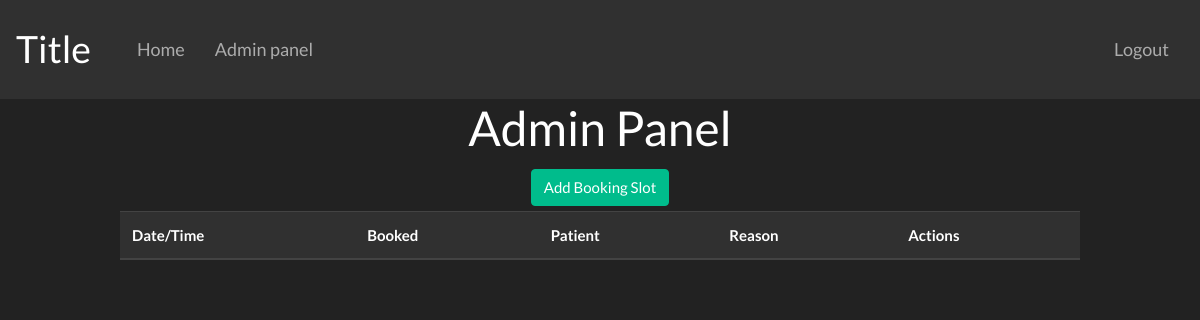
/admin (signed in), run on an earlier commit of the app's database.
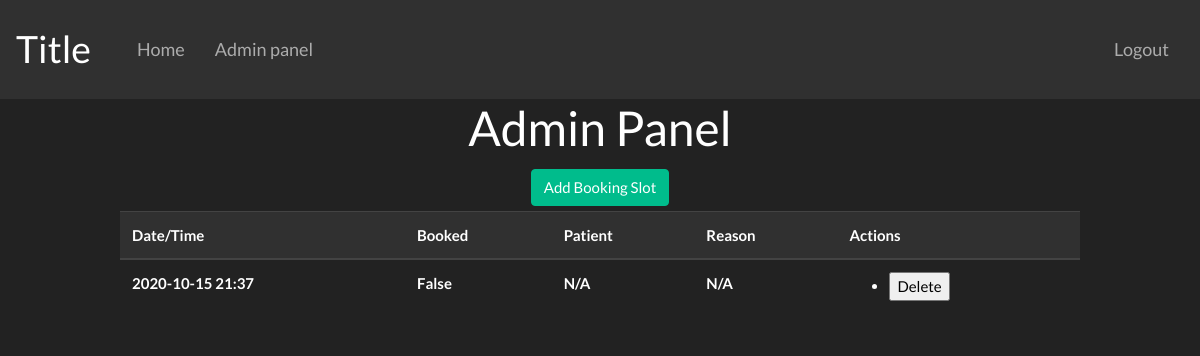
And on a later commit of the database.
### tables this page shows
CREATE TABLE bookings (
    id INTEGER PRIMARY KEY AUTOINCREMENT,
    datetime DATETIME NOT NULL,
    booked BIT NOT NULL,
    patient_id INTEGER,
    reason TEXT,
    FOREIGN KEY (patient_id) REFERENCES user (id)
);

### flaskr/appointments.py (the view)
@bp.route('/admin')
@login_required
def admin():
    db = get_db()
    bookings = db.execute(
        'SELECT p.id, datetime, booked, patient_id, reason'
        ' FROM bookings p'
    ).fetchall()
    users = db.execute(
        'SELECT id, firstname, lastname'
        ' FROM user'
    ).fetchall()
    return render_template('bookings/admin.html', bookings=bookings, users=users)

### flaskr/auth.py (called while the page is built)
@bp.before_app_request
def load_logged_in_user():
    user_id = session.get('user_id')
    if user_id is None:
        g.user = None
    else:
        g.user = get_db().execute(
            'SELECT * FROM user WHERE id = ?', (user_id,)
        ).fetchone()

def login_required(view):
    @functools.wraps(view)
    def wrapped_view(**kwargs):
        if g.user is None:
            return redirect(url_for('auth.login'))
        return view(**kwargs)
    return wrapped_view

### flaskr/db.py (called while the page is built)
def get_db():
    if 'db' not in g:
        g.db = sqlite3.connect(
            current_app.config['DATABASE'],
            detect_types=sqlite3.PARSE_DECLTYPES
        )
        g.db.row_factory = sqlite3.Row
    return g.db

### flaskr/templates/bookings/admin.html
{% extends 'base.html' %}
{% block content %}
<div class="mx-auto" style="width: 300px; text-align:center;">
    <h1>Admin Panel</h1>
    <form style="padding: 5px;" action="{{ url_for('bookings.createSlot') }}" method="get">
        <button class="btn btn-success" type="submit" value="Add Booking Slot">Add Booking Slot</button>
    </form>
</div>
<table class="table" style="margin:auto; width:80%">
    <thead class="thead-dark">
      <tr>
        <th scope="col">Date/Time</th>
        <th scope="col">Booked</th>
        <th scope="col">Patient</th>
        <th scope="col">Reason</th>
        <th scope="col">Actions</th>
      </tr>
    </thead>
    <tbody>
        {% for booking in bookings %}
        <tr>
            <th>{{booking['datetime']}}</th>
            {% if booking['booked'] == 1 %}
                <th>True</th>
                {% for user in users %}
                {% if user['id'] == booking['patient_id'] %}
                <th>{{user['firstname'] + ' ' + user['lastname']}}</th>
                {% endif %}
                {% endfor %}
                <th>{{booking['reason']}}</th>
                <th>
                    <ul id="actions">
                        <li><a href="{{ url_for('bookings.updateAdmin', id=booking['id'])}}">Edit</a>
                        <li><form action="{{ url_for('bookings.deleteSlot', id=booking['id']) }}" method="post">
                                <input class="danger" type="submit" value="Delete" onclick="return confirm('Are you sure?');">
                            </form>
                    </ul>
                </th>
            {% else %}
            <th>False</th>
            <th>N/A</th>
            <th>N/A</th>
            <th>
                <ul id="actions">
                    <li><form action="{{ url_for('bookings.deleteSlot', id=booking['id']) }}" method="post">
                        <input class="danger" type="submit" value="Delete" onclick="return confirm('Are you sure?');">
                        </form>
                </ul>
            </th>
            {% endif %}
        </tr>
        {% endfor %}
    </tbody>
  </table>
{% endblock %}

What changed in the data, as far as the page shows it:
added bookings: datetime "2020-10-15 21:37"
